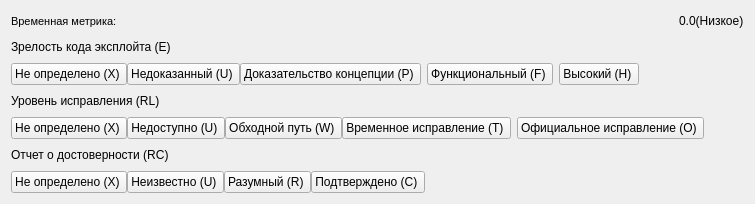
               <widget class="QWidget" name="widget_3" native="true">
                <layout class="QVBoxLayout" name="verticalLayout_7">
                 <item>
                  <layout class="QHBoxLayout" name="horizontalLayout_54">
                   <item>
                    <widget class="QLabel" name="label_27">
                     <property name="font">
                      <font>
                       <family>MS Shell Dlg 2</family>
                       <pointsize>8</pointsize>
                       <weight>9</weight>
                       <italic>false</italic>
                       <bold>false</bold>
                      </font>
                     </property>
                     <property name="lineWidth">
                      <number>1</number>
                     </property>
                     <property name="text">
                      <string>Временная метрика:</string>
                     </property>
                     <property name="textFormat">
                      <enum>Qt::AutoText</enum>
                     </property>
                    </widget>
                   </item>
                   <item>
                    <spacer name="horizontalSpacer_29">
                     <property name="orientation">
                      <enum>Qt::Horizontal</enum>
                     </property>
                     <property name="sizeHint" stdset="0">
                      <size>
                       <width>40</width>
                       <height>20</height>
                      </size>
                     </property>
                    </spacer>
                   </item>
                   <item>
                    <widget class="QLabel" name="labelUnputTamporal">
                     <property name="text">
                      <string>0.0(Низкое)</string>
                     </property>
                    </widget>
                   </item>
                  </layout>
                 </item>
                 <item>
                  <layout class="QHBoxLayout" name="horizontalLayout_45">
                   <item>
                    <widget class="QLabel" name="label_22">
                     <property name="text">
                      <string>Зрелость кода эксплойта (E)</string>
                     </property>
                    </widget>
                   </item>
                   <item>
                    <spacer name="horizontalSpacer_24">
                     <property name="orientation">
                      <enum>Qt::Horizontal</enum>
                     </property>
                     <property name="sizeHint" stdset="0">
                      <size>
                       <width>40</width>
                       <height>20</height>
                      </size>
                     </property>
                    </spacer>
                   </item>
                  </layout>
                 </item>
                 <item>
                  <layout class="QHBoxLayout" name="horizontalLayout_46">
                   <item>
                    <layout class="QHBoxLayout" name="horizontalLayout_47">
                     <property name="spacing">
                      <number>0</number>
                     </property>
                     <item>
                      <widget class="QPushButton" name="temporalEXBtn">
                       <property name="sizePolicy">
                        <sizepolicy hsizetype="Fixed" vsizetype="Fixed">
                         <horstretch>0</horstretch>
                         <verstretch>0</verstretch>
                        </sizepolicy>
                       </property>
                       <property name="text">
                        <string>Не определено (Х) </string>
                       </property>
                      </widget>
                     </item>
                     <item>
                      <widget class="QPushButton" name="temporalEUBtn">
                       <property name="sizePolicy">
                        <sizepolicy hsizetype="Fixed" vsizetype="Fixed">
                         <horstretch>0</horstretch>
                         <verstretch>0</verstretch>
                        </sizepolicy>
                       </property>
                       <property name="text">
                        <string>Недоказанный (U) </string>
                       </property>
                      </widget>
                     </item>
                     <item>
                      <widget class="QPushButton" name="temporalEPBtn">
                       <property name="sizePolicy">
                        <sizepolicy hsizetype="Fixed" vsizetype="Fixed">
                         <horstretch>0</horstretch>
                         <verstretch>0</verstretch>
                        </sizepolicy>
                       </property>
                       <property name="text">
                        <string>Доказательство концепции (P) </string>
                       </property>
                      </widget>
                     </item>
                    </layout>
                   </item>
                   <item>
                    <widget class="QPushButton" name="temporalEFBtn">
                     <property name="text">
                      <string>Функциональный (F) </string>
                     </property>
                    </widget>
                   </item>
                   <item>
                    <widget class="QPushButton" name="temporalEHBtn">
                     <property name="text">
                      <string>Высокий (Н) </string>
                     </property>
                    </widget>
                   </item>
                   <item>
                    <spacer name="horizontalSpacer_8">
                     <property name="orientation">
                      <enum>Qt::Horizontal</enum>
                     </property>
                     <property name="sizeHint" stdset="0">
                      <size>
                       <width>40</width>
                       <height>20</height>
                      </size>
                     </property>
                    </spacer>
                   </item>
                  </layout>
                 </item>
                 <item>
                  <layout class="QHBoxLayout" name="horizontalLayout_44">
                   <item>
                    <widget class="QLabel" name="label_20">
                     <property name="text">
                      <string>Уровень исправления (RL)</string>
                     </property>
                    </widget>
                   </item>
                   <item>
                    <spacer name="horizontalSpacer_22">
                     <property name="orientation">
                      <enum>Qt::Horizontal</enum>
                     </property>
                     <property name="sizeHint" stdset="0">
                      <size>
                       <width>40</width>
                       <height>20</height>
                      </size>
                     </property>
                    </spacer>
                   </item>
                  </layout>
                 </item>
                 <item>
                  <layout class="QHBoxLayout" name="horizontalLayout_38">
                   <item>
                    <layout class="QHBoxLayout" name="horizontalLayout_39">
                     <property name="spacing">
                      <number>0</number>
                     </property>
                     <item>
                      <widget class="QPushButton" name="temporalRlXBtn">
                       <property name="sizePolicy">
                        <sizepolicy hsizetype="Fixed" vsizetype="Fixed">
                         <horstretch>0</horstretch>
                         <verstretch>0</verstretch>
                        </sizepolicy>
                       </property>
                       <property name="text">
                        <string>Не определено (Х) </string>
                       </property>
                      </widget>
                     </item>
                     <item>
                      <widget class="QPushButton" name="temporalRlUBtn">
                       <property name="sizePolicy">
                        <sizepolicy hsizetype="Fixed" vsizetype="Fixed">
                         <horstretch>0</horstretch>
                         <verstretch>0</verstretch>
                        </sizepolicy>
                       </property>
                       <property name="text">
                        <string>Недоступно (U) </string>
                       </property>
                      </widget>
                     </item>
                     <item>
                      <widget class="QPushButton" name="temporalRlWBtn">
                       <property name="sizePolicy">
                        <sizepolicy hsizetype="Fixed" vsizetype="Fixed">
                         <horstretch>0</horstretch>
                         <verstretch>0</verstretch>
                        </sizepolicy>
                       </property>
                       <property name="text">
                        <string>Обходной путь (W) </string>
                       </property>
                      </widget>
                     </item>
                     <item>
                      <widget class="QPushButton" name="temporalRlTBtn">
                       <property name="sizePolicy">
                        <sizepolicy hsizetype="Fixed" vsizetype="Fixed">
                         <horstretch>0</horstretch>
                         <verstretch>0</verstretch>
                        </sizepolicy>
                       </property>
                       <property name="text">
                        <string>Временное исправление (T) </string>
                       </property>
                      </widget>
                     </item>
                    </layout>
                   </item>
                   <item>
                    <widget class="QPushButton" name="temporalRlOBtn">
                     <property name="text">
                      <string>Официальное исправление (O) </string>
                     </property>
                    </widget>
                   </item>
                   <item>
                    <spacer name="horizontalSpacer_9">
                     <property name="orientation">
                      <enum>Qt::Horizontal</enum>
                     </property>
                     <property name="sizeHint" stdset="0">
                      <size>
                       <width>40</width>
                       <height>20</height>
                      </size>
                     </property>
                    </spacer>
                   </item>
                  </layout>
                 </item>
                 <item>
                  <layout class="QHBoxLayout" name="horizontalLayout_49">
                   <item>
                    <widget class="QLabel" name="label_24">
                     <property name="text">
                      <string>Отчет о достоверности (RC)</string>
                     </property>
                    </widget>
                   </item>
                   <item>
                    <spacer name="horizontalSpacer_26">
                     <property name="orientation">
                      <enum>Qt::Horizontal</enum>
                     </property>
                     <property name="sizeHint" stdset="0">
                      <size>
                       <width>40</width>
                       <height>20</height>
                      </size>
                     </property>
                    </spacer>
                   </item>
                  </layout>
                 </item>
                 <item>
                  <layout class="QHBoxLayout" name="horizontalLayout_50">
                   <item>
                    <layout class="QHBoxLayout" name="horizontalLayout_51">
                     <property name="spacing">
                      <number>0</number>
                     </property>
                     <item>
                      <widget class="QPushButton" name="temporalRcXBtn">
                       <property name="sizePolicy">
                        <sizepolicy hsizetype="Fixed" vsizetype="Fixed">
                         <horstretch>0</horstretch>
                         <verstretch>0</verstretch>
                        </sizepolicy>
                       </property>
                       <property name="text">
                        <string>Не определено (Х) </string>
                       </property>
                      </widget>
                     </item>
                     <item>
                      <widget class="QPushButton" name="temporalRcUBtn">
                       <property name="sizePolicy">
                        <sizepolicy hsizetype="Fixed" vsizetype="Fixed">
                         <horstretch>0</horstretch>
                         <verstretch>0</verstretch>
                        </sizepolicy>
                       </property>
                       <property name="text">
                        <string>Неизвестно (U) </string>
                       </property>
                      </widget>
                     </item>
                     <item>
                      <widget class="QPushButton" name="temporalRcRBtn">
                       <property name="sizePolicy">
                        <sizepolicy hsizetype="Fixed" vsizetype="Fixed">
                         <horstretch>0</horstretch>
                         <verstretch>0</verstretch>
                        </sizepolicy>
                       </property>
                       <property name="text">
                        <string>Разумный (R) </string>
                       </property>
                      </widget>
                     </item>
                     <item>
                      <widget class="QPushButton" name="temporalRcCBtn">
                       <property name="sizePolicy">
                        <sizepolicy hsizetype="Fixed" vsizetype="Fixed">
                         <horstretch>0</horstretch>
                         <verstretch>0</verstretch>
                        </sizepolicy>
                       </property>
                       <property name="text">
                        <string>Подтверждено (С) </string>
                       </property>
                      </widget>
                     </item>
                     <item>
                      <spacer name="horizontalSpacer_16">
                       <property name="orientation">
                        <enum>Qt::Horizontal</enum>
                       </property>
                       <property name="sizeHint" stdset="0">
                        <size>
                         <width>40</width>
                         <height>20</height>
                        </size>
                       </property>
                      </spacer>
                     </item>
                    </layout>
                   </item>
                  </layout>
                 </item>
                 <item>
                  <layout class="QHBoxLayout" name="horizontalLayout_41"/>
                 </item>
                </layout>
               </widget>
